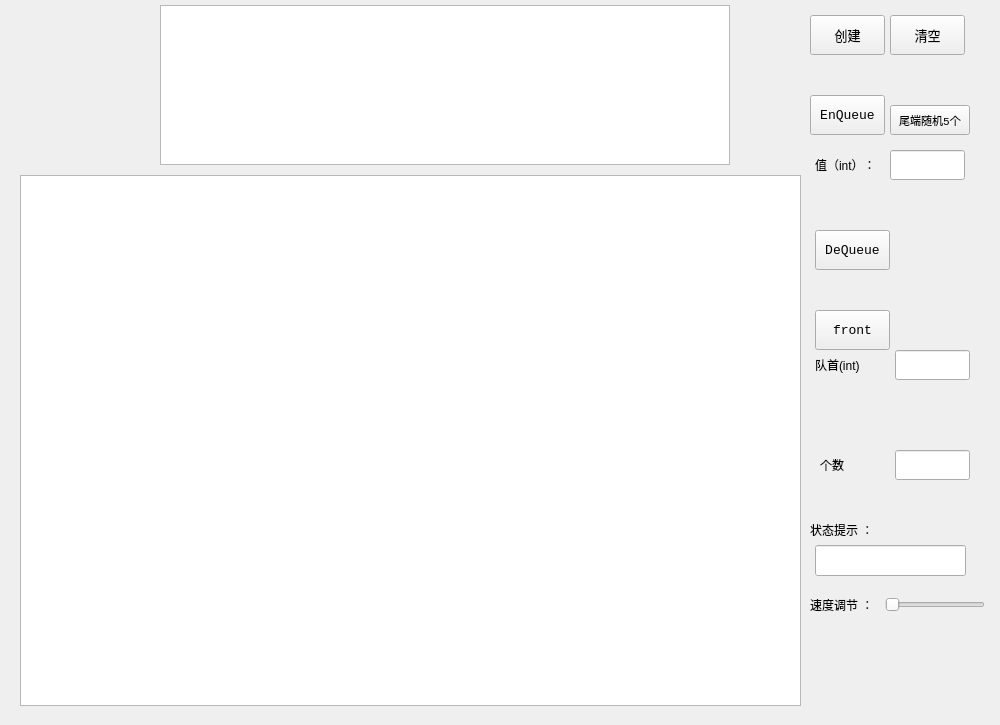
<?xml version="1.0" encoding="UTF-8"?>
<ui version="4.0">
 <class>MyQueue</class>
 <widget class="QWidget" name="MyQueue">
  <property name="geometry">
   <rect>
    <x>0</x>
    <y>0</y>
    <width>1000</width>
    <height>725</height>
   </rect>
  </property>
  <property name="windowTitle">
   <string>Form</string>
  </property>
  <widget class="QPushButton" name="pushButtonInsert">
   <property name="geometry">
    <rect>
     <x>810</x>
     <y>95</y>
     <width>75</width>
     <height>40</height>
    </rect>
   </property>
   <property name="minimumSize">
    <size>
     <width>0</width>
     <height>20</height>
    </size>
   </property>
   <property name="font">
    <font>
     <family>Consolas</family>
     <pointsize>10</pointsize>
    </font>
   </property>
   <property name="text">
    <string>EnQueue</string>
   </property>
  </widget>
  <widget class="QSlider" name="horizontalSlider">
   <property name="geometry">
    <rect>
     <x>885</x>
     <y>595</y>
     <width>100</width>
     <height>20</height>
    </rect>
   </property>
   <property name="mouseTracking">
    <bool>true</bool>
   </property>
   <property name="orientation">
    <enum>Qt::Horizontal</enum>
   </property>
  </widget>
  <widget class="QGraphicsView" name="graphicsView">
   <property name="geometry">
    <rect>
     <x>20</x>
     <y>175</y>
     <width>781</width>
     <height>531</height>
    </rect>
   </property>
  </widget>
  <widget class="QLabel" name="labelLocateValue">
   <property name="geometry">
    <rect>
     <x>815</x>
     <y>350</y>
     <width>66</width>
     <height>30</height>
    </rect>
   </property>
   <property name="sizePolicy">
    <sizepolicy hsizetype="Minimum" vsizetype="Minimum">
     <horstretch>0</horstretch>
     <verstretch>0</verstretch>
    </sizepolicy>
   </property>
   <property name="minimumSize">
    <size>
     <width>60</width>
     <height>30</height>
    </size>
   </property>
   <property name="text">
    <string>队首(int)</string>
   </property>
  </widget>
  <widget class="QLineEdit" name="lineEditState">
   <property name="geometry">
    <rect>
     <x>815</x>
     <y>545</y>
     <width>151</width>
     <height>31</height>
    </rect>
   </property>
   <property name="sizePolicy">
    <sizepolicy hsizetype="Fixed" vsizetype="Fixed">
     <horstretch>0</horstretch>
     <verstretch>0</verstretch>
    </sizepolicy>
   </property>
   <property name="minimumSize">
    <size>
     <width>60</width>
     <height>30</height>
    </size>
   </property>
  </widget>
  <widget class="QPushButton" name="pushButtonRandomInsert5">
   <property name="geometry">
    <rect>
     <x>890</x>
     <y>105</y>
     <width>80</width>
     <height>30</height>
    </rect>
   </property>
   <property name="minimumSize">
    <size>
     <width>0</width>
     <height>20</height>
    </size>
   </property>
   <property name="font">
    <font>
     <family>Consolas</family>
     <pointsize>8</pointsize>
    </font>
   </property>
   <property name="text">
    <string>尾端随机5个</string>
   </property>
  </widget>
  <widget class="QPushButton" name="pushButtonInit">
   <property name="geometry">
    <rect>
     <x>810</x>
     <y>15</y>
     <width>75</width>
     <height>40</height>
    </rect>
   </property>
   <property name="minimumSize">
    <size>
     <width>0</width>
     <height>20</height>
    </size>
   </property>
   <property name="font">
    <font>
     <family>Consolas</family>
     <pointsize>10</pointsize>
    </font>
   </property>
   <property name="text">
    <string>创建</string>
   </property>
  </widget>
  <widget class="QLineEdit" name="lineEditLocate">
   <property name="geometry">
    <rect>
     <x>895</x>
     <y>350</y>
     <width>75</width>
     <height>30</height>
    </rect>
   </property>
   <property name="sizePolicy">
    <sizepolicy hsizetype="Fixed" vsizetype="Fixed">
     <horstretch>0</horstretch>
     <verstretch>0</verstretch>
    </sizepolicy>
   </property>
   <property name="minimumSize">
    <size>
     <width>60</width>
     <height>30</height>
    </size>
   </property>
  </widget>
  <widget class="QLabel" name="labelTimeControl">
   <property name="geometry">
    <rect>
     <x>810</x>
     <y>590</y>
     <width>75</width>
     <height>30</height>
    </rect>
   </property>
   <property name="sizePolicy">
    <sizepolicy hsizetype="Minimum" vsizetype="Minimum">
     <horstretch>0</horstretch>
     <verstretch>0</verstretch>
    </sizepolicy>
   </property>
   <property name="minimumSize">
    <size>
     <width>60</width>
     <height>30</height>
    </size>
   </property>
   <property name="text">
    <string>速度调节 ：</string>
   </property>
  </widget>
  <widget class="QLabel" name="labelInsertValue">
   <property name="geometry">
    <rect>
     <x>815</x>
     <y>150</y>
     <width>66</width>
     <height>30</height>
    </rect>
   </property>
   <property name="sizePolicy">
    <sizepolicy hsizetype="Minimum" vsizetype="Minimum">
     <horstretch>0</horstretch>
     <verstretch>0</verstretch>
    </sizepolicy>
   </property>
   <property name="minimumSize">
    <size>
     <width>60</width>
     <height>30</height>
    </size>
   </property>
   <property name="text">
    <string>值（int）：</string>
   </property>
  </widget>
  <widget class="QTextBrowser" name="textBrowser">
   <property name="geometry">
    <rect>
     <x>160</x>
     <y>5</y>
     <width>570</width>
     <height>160</height>
    </rect>
   </property>
  </widget>
  <widget class="QPushButton" name="pushButtonDelete">
   <property name="geometry">
    <rect>
     <x>815</x>
     <y>230</y>
     <width>75</width>
     <height>40</height>
    </rect>
   </property>
   <property name="minimumSize">
    <size>
     <width>0</width>
     <height>20</height>
    </size>
   </property>
   <property name="font">
    <font>
     <family>Consolas</family>
     <pointsize>10</pointsize>
    </font>
   </property>
   <property name="text">
    <string>DeQueue</string>
   </property>
  </widget>
  <widget class="QLabel" name="labelState">
   <property name="geometry">
    <rect>
     <x>810</x>
     <y>515</y>
     <width>60</width>
     <height>30</height>
    </rect>
   </property>
   <property name="sizePolicy">
    <sizepolicy hsizetype="Minimum" vsizetype="Minimum">
     <horstretch>0</horstretch>
     <verstretch>0</verstretch>
    </sizepolicy>
   </property>
   <property name="minimumSize">
    <size>
     <width>60</width>
     <height>30</height>
    </size>
   </property>
   <property name="text">
    <string>状态提示 ：</string>
   </property>
  </widget>
  <widget class="QPushButton" name="pushButtonLocate">
   <property name="geometry">
    <rect>
     <x>815</x>
     <y>310</y>
     <width>75</width>
     <height>40</height>
    </rect>
   </property>
   <property name="minimumSize">
    <size>
     <width>0</width>
     <height>20</height>
    </size>
   </property>
   <property name="font">
    <font>
     <family>Consolas</family>
     <pointsize>10</pointsize>
    </font>
   </property>
   <property name="text">
    <string>front</string>
   </property>
  </widget>
  <widget class="QLabel" name="labelnumber">
   <property name="geometry">
    <rect>
     <x>820</x>
     <y>450</y>
     <width>66</width>
     <height>30</height>
    </rect>
   </property>
   <property name="sizePolicy">
    <sizepolicy hsizetype="Minimum" vsizetype="Minimum">
     <horstretch>0</horstretch>
     <verstretch>0</verstretch>
    </sizepolicy>
   </property>
   <property name="minimumSize">
    <size>
     <width>60</width>
     <height>30</height>
    </size>
   </property>
   <property name="text">
    <string>个数</string>
   </property>
  </widget>
  <widget class="QLineEdit" name="lineEditnumber">
   <property name="geometry">
    <rect>
     <x>895</x>
     <y>450</y>
     <width>75</width>
     <height>30</height>
    </rect>
   </property>
   <property name="sizePolicy">
    <sizepolicy hsizetype="Fixed" vsizetype="Fixed">
     <horstretch>0</horstretch>
     <verstretch>0</verstretch>
    </sizepolicy>
   </property>
   <property name="minimumSize">
    <size>
     <width>60</width>
     <height>30</height>
    </size>
   </property>
  </widget>
  <widget class="QPushButton" name="pushButtonClear">
   <property name="geometry">
    <rect>
     <x>890</x>
     <y>15</y>
     <width>75</width>
     <height>40</height>
    </rect>
   </property>
   <property name="minimumSize">
    <size>
     <width>0</width>
     <height>20</height>
    </size>
   </property>
   <property name="font">
    <font>
     <family>Consolas</family>
     <pointsize>10</pointsize>
    </font>
   </property>
   <property name="text">
    <string>清空</string>
   </property>
  </widget>
  <widget class="QLineEdit" name="lineEditInsert">
   <property name="geometry">
    <rect>
     <x>890</x>
     <y>150</y>
     <width>75</width>
     <height>30</height>
    </rect>
   </property>
   <property name="sizePolicy">
    <sizepolicy hsizetype="Fixed" vsizetype="Fixed">
     <horstretch>0</horstretch>
     <verstretch>0</verstretch>
    </sizepolicy>
   </property>
   <property name="minimumSize">
    <size>
     <width>60</width>
     <height>30</height>
    </size>
   </property>
  </widget>
 </widget>
 <resources/>
 <connections/>
</ui>
